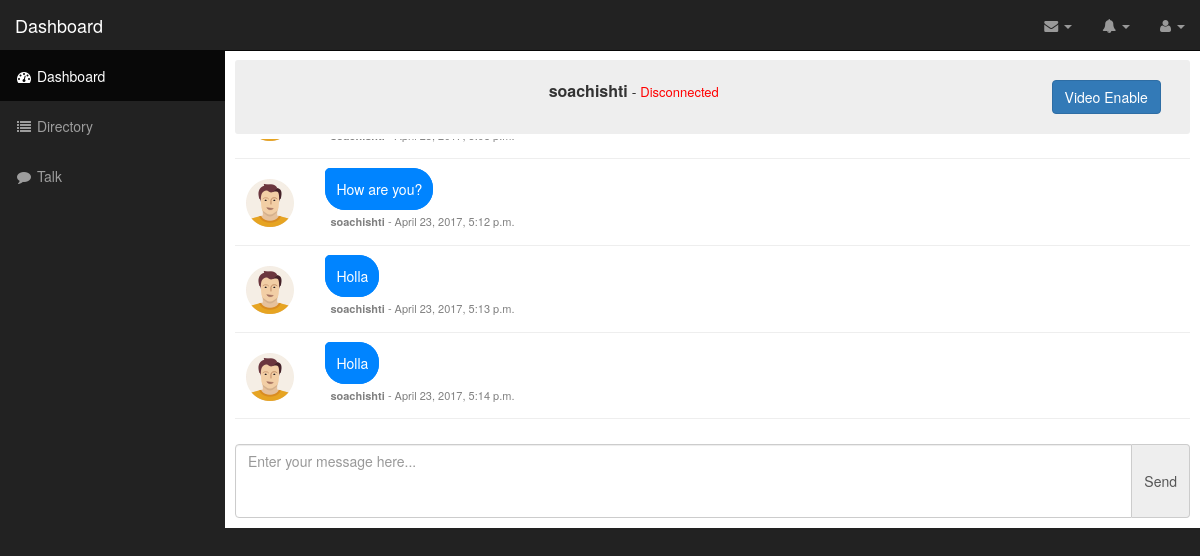
Page /talk/5/ (signed in) on the committed database.
### talk/models.py (models this page shows, shortened)
class Message(models.Model):
    talk = models.ForeignKey(Talk, related_name='messages')
    user = models.ForeignKey(User)
    timestamp = models.DateTimeField(db_index=True, default=timezone.now)
    content = models.TextField()

### talk/views.py (the view)
# urls.py: url(r'^talk/', include('talk.urls')),
@login_required
def talk(request, talk_id):
    try:
        t = Talk.objects.get(pk=talk_id)
        if not Talk.objects.filter(users__pk=request.user.id):
            return redirect("/talk/directory")
        name = ",".join(x.username for x in t.users.all().exclude(username=request.user.username))
        context = {
            "talk_id": talk_id,
            "name": name,
            "userid": request.user.id,
            "user": request.user.username,
            "chat": Message.objects.filter(talk__id=talk_id).order_by('id')
        }
        return render(request, 'dashboard/talk/chat.html', context)
    except ObjectDoesNotExist:
        return redirect("/talk/directory")

### templates/dashboard/talk/chat.html (shortened to what this page needs)
{% extends 'dashboard/base.html' %}
{% block content %}
<div id="wrapper">
	<div id="page-wrapper">
        <div class="container-fluid">
            <div class="row">
                <div class="col-lg-12 chat-head">
                    <div class="row">
                        <div class="col-sm-10">
                            <p><span id="name">{{ name }}</span> - <span id="status">Connecting...</span></p>
                        </div>
                        <div class="col-sm-2">
                            <span class="btn btn-primary video-btn"  onclick="enable_video();">Video Enable</span>
                        </div>
                    </div>
                </div>
            </div>
            <div class="row">
                <div class="col col-sm-12 chat-area">
                    <div class="chat-panel">
                        <div class="row">
                            <div class="col-lg-12" id="chat-box">
                                <p id="chat-default" class="center">
                                {% if not chat %}
                                    No message to show.
                                {% else %}
                                    {% for message in chat %}
                                        {% if message.user.id == userid %}
                                            <div class="row chat-msg right" id="current-user">
                                                <div class="col col-lg-12">
                                                    <p><span id="msg" class="msg right-border">{{ message.content }}</span></p>
                                                    <p class="msg-info"><b id="name">{{ message.user.username }}</b> - <span id="date">{{ message.timestamp }}</span></p>
                                                </div>
                                            </div>
                                        {% else %}
                                            <div class="row chat-msg" id="other-user">
                                                <div id="img" class="col col-lg-1 center">
                                                    <img src="/static/img/male.png">
                                                </div>
                                                <div class="col col-lg-11">
                                                    <p><span id="msg" class="msg left-border">{{ message.content }}</span></p>
                                                    <p class="msg-info"><b id="name">{{ message.user.username }}</b> - <span id="date">{{ message.timestamp }}</span></p>
                                                </div>
                                            </div>
                                        {% endif %}
                                    {% endfor %}
                                {% endif%}
                                </p>
                            </div>
                        </div>
                        <div class="row">
                            <div class="col-lg-12" style="padding: 0px; margin-top: 5px;">
                                <form id="chat-form">
                                    <div class="input-group">
                                        <textarea placeholder="Enter your message here..." class="form-control custom-control" id="content" rows="3" style="resize:none"></textarea>
                                        <span class="input-group-addon btn btn-primary" id="send">Send</span>
                                    </div>
                                </form>
                            </div>
                        </div>
                    </div>
                </div>
            </div>
        </div>
    </div>
</div>
{% endblock %}

### static/css/chat.css (style rules this page uses)
.chat-head { background-color: #eee; border-radius: 3px; padding: 20px; margin-bottom: 5px; text-align: center; }
.chat-head #status { font-size: small; font-color: gray; }
.chat-head #name { font-size: 16px; font-weight: bold; }
#chat-box { width: 100%; display: block; height: 300px; overflow-y: scroll; overflow-x: hidden; padding: 10px; }
.chat-panel textarea { display: block; width: 100%; position:absolute; bottom:; }
.center { text-align: center; }
.msg { border: 1px solid #0084ff; background-color: #0084ff; padding: 10px; color: white; max-width: 450px; }
.left-border { border-radius: 20px; border-top-left-radius: 5px; }
.msg-info { padding: 5px; color: gray; font-size: 11px; font-weight: normal; }
.chat-msg { border-bottom: 1px solid #eee; padding-top: 20px; }

### static/css/sb-admin.css (style rules this page uses)
body { margin-top: 100px; background-color: #222; }
@media (min-width:768px) { body { margin-top: 50px; } }
#wrapper { padding-left: 0; }
#page-wrapper { width: 100%; padding: 0; background-color: #fff; }
@media (min-width:768px) { #wrapper { padding-left: 225px; } }
@media (min-width:768px) { #page-wrapper { padding: 10px; } }

### rows in the picture
Message: content "How are you?", user.username "soachishti", timestamp "April 23, 2017, 5:12 p.m."
Message: content "Holla", user.username "soachishti", timestamp "April 23, 2017, 5:13 p.m."
Message: content "Holla", user.username "soachishti", timestamp "April 23, 2017, 5:14 p.m."

### other values in the picture
{{ name }} "soachishti"
